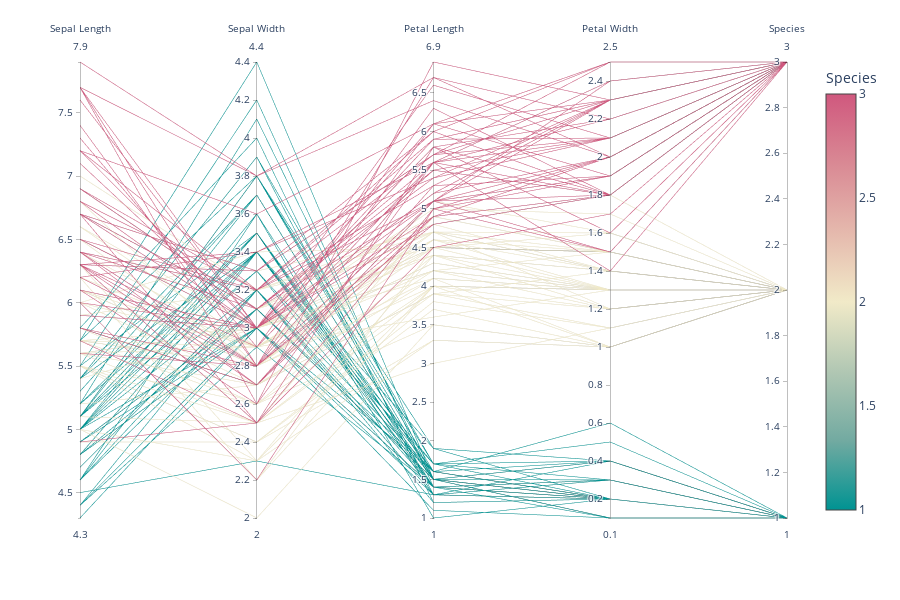

Write notebook code for a chart like this one.
### Code cell
import plotly.express as px
iris = px.data.iris()
print(type(iris))
fig = px.parallel_coordinates(iris, color="species_id", labels={"species_id": "Species",
                "sepal_width": "Sepal Width", "sepal_length": "Sepal Length",
                "petal_width": "Petal Width", "petal_length": "Petal Length", },
                             color_continuous_scale=px.colors.diverging.Tealrose,
                             color_continuous_midpoint=2)
fig.show()

### Figure 1 — Plotly figure (JSON) as saved in the notebook; plotly's stock layout.template omitted (floating-point values rounded to 4 significant figures; data arrays with more than 128 entries replaced by an {"elided": "..."} marker saying what was removed)
{"data": [{"dimensions": [{"label": "Sepal Length", "values": {"elided": "150 float values"}}, {"label": "Sepal Width", "values": {"elided": "150 float values"}}, {"label": "Petal Length", "values": {"elided": "150 float values"}}, {"label": "Petal Width", "values": {"elided": "150 float values"}}, {"label": "Species", "values": {"elided": "150 int values"}}], "domain": {"x": [0, 0.98], "y": [0, 1]}, "line": {"color": {"elided": "150 int values"}, "coloraxis": "coloraxis"}, "name": "", "type": "parcoords"}], "layout": {"coloraxis": {"cmid": 2, "colorbar": {"title": {"text": "Species"}}, "colorscale": [[0, "rgb(0, 147, 146)"], [0.1667, "rgb(114, 170, 161)"], [0.3333, "rgb(177, 199, 179)"], [0.5, "rgb(241, 234, 200)"], [0.6667, "rgb(229, 185, 173)"], [0.8333, "rgb(217, 137, 148)"], [1, "rgb(208, 88, 126)"]]}, "height": 600, "legend": {"tracegroupgap": 0}, "margin": {"t": 60}}}
